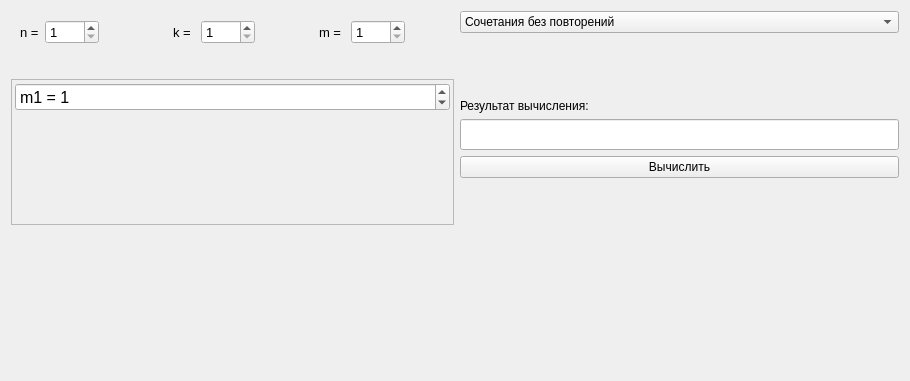
<?xml version="1.0" encoding="UTF-8"?>
<ui version="4.0">
 <class>Widget</class>
 <widget class="QWidget" name="Widget">
  <property name="geometry">
   <rect>
    <x>0</x>
    <y>0</y>
    <width>910</width>
    <height>381</height>
   </rect>
  </property>
  <property name="windowTitle">
   <string>Widget</string>
  </property>
  <layout class="QVBoxLayout" name="verticalLayout_2">
   <item>
    <layout class="QHBoxLayout" name="horizontalLayout">
     <item>
      <layout class="QVBoxLayout" name="verticalLayout_5">
       <item>
        <layout class="QHBoxLayout" name="horizontalLayout_8">
         <item>
          <widget class="QWidget" name="n_count_widget" native="true">
           <layout class="QHBoxLayout" name="nLayout">
            <item>
             <widget class="QLabel" name="label_4">
              <property name="maximumSize">
               <size>
                <width>26</width>
                <height>27</height>
               </size>
              </property>
              <property name="font">
               <font>
                <pointsize>10</pointsize>
               </font>
              </property>
              <property name="text">
               <string>n =</string>
              </property>
             </widget>
            </item>
            <item>
             <widget class="QSpinBox" name="n_count">
              <property name="maximumSize">
               <size>
                <width>54</width>
                <height>27</height>
               </size>
              </property>
              <property name="font">
               <font>
                <pointsize>10</pointsize>
               </font>
              </property>
              <property name="minimum">
               <number>1</number>
              </property>
              <property name="maximum">
               <number>1000</number>
              </property>
              <property name="value">
               <number>1</number>
              </property>
             </widget>
            </item>
            <item>
             <spacer name="horizontalSpacer_3">
              <property name="orientation">
               <enum>Qt::Horizontal</enum>
              </property>
              <property name="sizeType">
               <enum>QSizePolicy::Fixed</enum>
              </property>
              <property name="sizeHint" stdset="0">
               <size>
                <width>50</width>
                <height>20</height>
               </size>
              </property>
             </spacer>
            </item>
           </layout>
          </widget>
         </item>
         <item>
          <widget class="QWidget" name="k_count_widget" native="true">
           <property name="font">
            <font>
             <pointsize>10</pointsize>
            </font>
           </property>
           <layout class="QHBoxLayout" name="kLayout">
            <item>
             <widget class="QLabel" name="label_5">
              <property name="maximumSize">
               <size>
                <width>30</width>
                <height>27</height>
               </size>
              </property>
              <property name="text">
               <string>k = </string>
              </property>
             </widget>
            </item>
            <item>
             <widget class="QSpinBox" name="k_count">
              <property name="maximumSize">
               <size>
                <width>54</width>
                <height>27</height>
               </size>
              </property>
              <property name="minimum">
               <number>1</number>
              </property>
              <property name="maximum">
               <number>1000</number>
              </property>
             </widget>
            </item>
            <item>
             <spacer name="horizontalSpacer_4">
              <property name="orientation">
               <enum>Qt::Horizontal</enum>
              </property>
              <property name="sizeType">
               <enum>QSizePolicy::Fixed</enum>
              </property>
              <property name="sizeHint" stdset="0">
               <size>
                <width>40</width>
                <height>20</height>
               </size>
              </property>
             </spacer>
            </item>
           </layout>
          </widget>
         </item>
         <item>
          <widget class="QWidget" name="m_count_widget" native="true">
           <property name="font">
            <font>
             <pointsize>10</pointsize>
            </font>
           </property>
           <layout class="QHBoxLayout" name="mLayout">
            <item>
             <widget class="QLabel" name="label_6">
              <property name="maximumSize">
               <size>
                <width>30</width>
                <height>27</height>
               </size>
              </property>
              <property name="text">
               <string>m = </string>
              </property>
             </widget>
            </item>
            <item>
             <widget class="QSpinBox" name="m_count">
              <property name="maximumSize">
               <size>
                <width>54</width>
                <height>27</height>
               </size>
              </property>
              <property name="minimum">
               <number>1</number>
              </property>
              <property name="maximum">
               <number>1000</number>
              </property>
             </widget>
            </item>
            <item>
             <spacer name="horizontalSpacer_5">
              <property name="orientation">
               <enum>Qt::Horizontal</enum>
              </property>
              <property name="sizeType">
               <enum>QSizePolicy::Fixed</enum>
              </property>
              <property name="sizeHint" stdset="0">
               <size>
                <width>40</width>
                <height>20</height>
               </size>
              </property>
             </spacer>
            </item>
           </layout>
          </widget>
         </item>
        </layout>
       </item>
       <item>
        <widget class="QLabel" name="limits_of_formula">
         <property name="text">
          <string/>
         </property>
        </widget>
       </item>
       <item>
        <widget class="QScrollArea" name="scrollArea">
         <property name="sizePolicy">
          <sizepolicy hsizetype="Maximum" vsizetype="Expanding">
           <horstretch>0</horstretch>
           <verstretch>0</verstretch>
          </sizepolicy>
         </property>
         <property name="minimumSize">
          <size>
           <width>300</width>
           <height>0</height>
          </size>
         </property>
         <property name="maximumSize">
          <size>
           <width>1000</width>
           <height>16777215</height>
          </size>
         </property>
         <property name="font">
          <font>
           <family>Arial</family>
           <pointsize>12</pointsize>
           <italic>false</italic>
           <bold>false</bold>
          </font>
         </property>
         <property name="horizontalScrollBarPolicy">
          <enum>Qt::ScrollBarAlwaysOff</enum>
         </property>
         <property name="sizeAdjustPolicy">
          <enum>QAbstractScrollArea::AdjustIgnored</enum>
         </property>
         <property name="widgetResizable">
          <bool>true</bool>
         </property>
         <widget class="QWidget" name="scrollAreaWidgetContents">
          <property name="geometry">
           <rect>
            <x>0</x>
            <y>0</y>
            <width>465</width>
            <height>138</height>
           </rect>
          </property>
          <layout class="QVBoxLayout" name="verticalLayout_6">
           <property name="leftMargin">
            <number>3</number>
           </property>
           <property name="topMargin">
            <number>3</number>
           </property>
           <property name="rightMargin">
            <number>3</number>
           </property>
           <property name="bottomMargin">
            <number>3</number>
           </property>
           <item>
            <layout class="QHBoxLayout" name="horizontalLayout_6">
             <item>
              <widget class="QSpinBox" name="pm1">
               <property name="font">
                <font>
                 <family>Arial</family>
                 <pointsize>12</pointsize>
                 <italic>false</italic>
                 <bold>false</bold>
                </font>
               </property>
               <property name="suffix">
                <string/>
               </property>
               <property name="prefix">
                <string>m1 = </string>
               </property>
               <property name="minimum">
                <number>0</number>
               </property>
               <property name="maximum">
                <number>1000</number>
               </property>
               <property name="value">
                <number>1</number>
               </property>
              </widget>
             </item>
            </layout>
           </item>
           <item>
            <spacer name="verticalSpacer_3">
             <property name="orientation">
              <enum>Qt::Vertical</enum>
             </property>
             <property name="sizeHint" stdset="0">
              <size>
               <width>20</width>
               <height>40</height>
              </size>
             </property>
            </spacer>
           </item>
          </layout>
         </widget>
        </widget>
       </item>
       <item>
        <spacer name="verticalSpacer_2">
         <property name="orientation">
          <enum>Qt::Vertical</enum>
         </property>
         <property name="sizeType">
          <enum>QSizePolicy::Expanding</enum>
         </property>
         <property name="sizeHint" stdset="0">
          <size>
           <width>20</width>
           <height>40</height>
          </size>
         </property>
        </spacer>
       </item>
      </layout>
     </item>
     <item>
      <layout class="QVBoxLayout" name="verticalLayout">
       <item>
        <widget class="QComboBox" name="formula_selector">
         <item>
          <property name="text">
           <string>Сочетания без повторений</string>
          </property>
         </item>
         <item>
          <property name="text">
           <string>Размещение с повторениями</string>
          </property>
         </item>
         <item>
          <property name="text">
           <string>Перестановки с повторениями</string>
          </property>
         </item>
        </widget>
       </item>
       <item>
        <widget class="QLabel" name="formula_combinations_without_rep">
         <property name="text">
          <string/>
         </property>
         <property name="pixmap">
          <pixmap>../images/lab1_formula1.png</pixmap>
         </property>
        </widget>
       </item>
       <item>
        <widget class="QLabel" name="formula_accommodations_with_rep">
         <property name="text">
          <string/>
         </property>
         <property name="pixmap">
          <pixmap>../images/lab1_formula2.png</pixmap>
         </property>
        </widget>
       </item>
       <item>
        <widget class="QLabel" name="formula_permutations_with_rep">
         <property name="text">
          <string/>
         </property>
         <property name="pixmap">
          <pixmap>../images/lab1_formula3.png</pixmap>
         </property>
        </widget>
       </item>
       <item>
        <widget class="QLabel" name="label_3">
         <property name="text">
          <string>Результат вычисления:</string>
         </property>
        </widget>
       </item>
       <item>
        <widget class="QLineEdit" name="result">
         <property name="minimumSize">
          <size>
           <width>0</width>
           <height>30</height>
          </size>
         </property>
         <property name="maximumSize">
          <size>
           <width>16777215</width>
           <height>60</height>
          </size>
         </property>
         <property name="font">
          <font>
           <pointsize>14</pointsize>
          </font>
         </property>
         <property name="text">
          <string/>
         </property>
         <property name="readOnly">
          <bool>true</bool>
         </property>
        </widget>
       </item>
       <item>
        <widget class="QPushButton" name="calculate_btn">
         <property name="text">
          <string>Вычислить</string>
         </property>
        </widget>
       </item>
       <item>
        <spacer name="verticalSpacer">
         <property name="orientation">
          <enum>Qt::Vertical</enum>
         </property>
         <property name="sizeHint" stdset="0">
          <size>
           <width>20</width>
           <height>40</height>
          </size>
         </property>
        </spacer>
       </item>
      </layout>
     </item>
    </layout>
   </item>
  </layout>
 </widget>
 <resources/>
 <connections/>
</ui>
